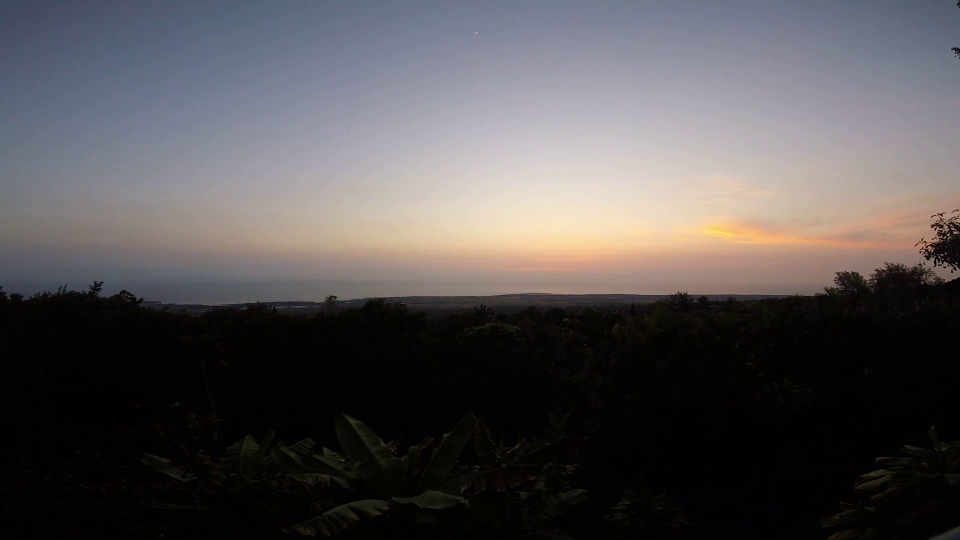
#> input picture video_frames/video17_frame_100.jpg, 1920 x 1080 px (shown at 1/2 size)
$ python image_searcher.py --query video_frames/video17_frame_100.jpg --result-path out.png
#> lines starting #> are read from the running program, lines starting #| are printed output that depends on the picture; pictures that were not available may be replaced by others from this repository, and a replacement may not be noted
### get_csv.py
from PIL import Image
import PIL
import os
import cv2
import numpy as np
from sklearn.cluster import KMeans
from sklearn.multiclass import OneVsRestClassifier
from sklearn.svm import SVC
from sklearn.metrics import confusion_matrix, accuracy_score
from sklearn.preprocessing import normalize
import matplotlib.pyplot as plt
from PIL import Image as im
import random

def resize_image(filename):
    img = cv2.imread(filename)
    img = cv2.resize(img,(150,150))
    return img

def get_SIFT_features(images):
    sift = cv2.SIFT_create()
    descriptors_ind = np.empty((0,128), int)
    descriptors = []
    for image in images:
        step_size = 10
        kp = [cv2.KeyPoint(x, y, step_size) for y in range(0, image.shape[0], step_size)
                                    for x in range(0, image.shape[1], step_size)]
        _,desc = sift.compute(image, kp)
        descriptors_ind = np.vstack((descriptors_ind, desc))
        descriptors.append(desc)
    descriptors = np.array(descriptors)
    return descriptors_ind, descriptors


def get_images(folder_name,resize=False):
    images = []
    labels = []
    files = os.listdir(folder_name)
    # for folder in my_list:
        # if not folder.startswith("."):
            # files = os.listdir(folder_name+"/"+folder)
    for file in files:
        if not file.startswith("."):
            if resize:
                img = resize_image(folder_name+"/"+file)
            else:
                img = cv2.imread(folder_name+"/"+file)
            images.append(img)
            l = file.split("_")
            labels.append(l[0])
    return images, labels

def get_kmeans(n_clusters,descriptors_ind):
    kmeans = KMeans(n_clusters=n_clusters, random_state=0)
    kmeans.fit(descriptors_ind)
    return kmeans

def get_histogram(kmeans, descriptors, n_clusters, images):

    hist_values = np.zeros((len(images),n_clusters), int)

    for i in range(len(images)):
        for j in range(len(descriptors[i])):
            cluster = kmeans.predict([descriptors[i][j]])
            hist_values[i][cluster[0]]+=1

    return hist_values


def get_target_image(test_images,path):
    n_clusters = 300

    images, labels = get_images(path, resize=True)

    descriptors_ind, descriptors = get_SIFT_features(images)

    ## get kmeans model
    kmeans = get_kmeans(n_clusters,descriptors_ind)

    ## calculate histogram of visual words
    hist_values = get_histogram(kmeans,descriptors,n_clusters,images)

    ## calculating tf
    tf = hist_values/hist_values.sum(axis=1, keepdims=True)

    ##calculating idf
    N = len(images)
    dfi = (hist_values != 0).sum(0)
    dfi= np.log(N/dfi)

    ## get tf_idf
    tf_idfs = np.multiply(tf,dfi)

    ## training SVM
    clf = OneVsRestClassifier(SVC(kernel="linear"))
    clf.fit(tf_idfs, labels)

    temp = [test_images]
    test_descriptors_ind, test_descriptors = get_SIFT_features(temp)
    ## get histogram of visual words for test data
    test_hist_values = get_histogram(kmeans,test_descriptors,n_clusters,temp)

    ## calculating tf
    tf_test = test_hist_values/test_hist_values.sum(axis=1, keepdims=True)

    ## calculate tf-idf for test data
    tf_idfs_test = np.multiply(tf_test,dfi)

    ## predicting the labels
    predicted_labels = clf.predict(tf_idfs_test)

    return predicted_labels[0]

### image_searcher.py
import numpy as np
import csv
import argparse
import cv2
import imutils
import os
import moviepy
from moviepy.video.io.ImageSequenceClip import ImageSequenceClip
from get_csv import *


# [35 lines left out: functions image_stats, color_transfer, not called in this run]

def load_frames(video):
    vidObj = cv2.VideoCapture(video)

    count=0
    flag=1
    images = []
    #let's try with extracting every 100th fram
    while flag:
        flag, image = vidObj.read()
        images.append(image)
        if flag:
            count += 1

    return images


def create_timelapse_video(input_image, image_id,path):

    images = load_frames(path+image_id+".mp4")
    total_frame = len(images)

    image_files = []
    count=0

    printProgressBar(0, total_frame, prefix = 'Progress:', suffix = 'Complete', length = 50)
    for image in images:
        count +=1
        printProgressBar(count + 1, total_frame, prefix = 'Progress:', suffix = 'Complete', length = 50)
        if not image is None:
            styled_image = color_transfer(image,input_image)
            name = "styled_image"+str(count) +".jpg"
            cv2.imwrite(name, styled_image)
            read_frame = cv2.imread(name)
            image_files.append(name)

    clip = ImageSequenceClip(image_files, fps=10)
    clip.write_videofile('output.mp4')
    cv2.destroyAllWindows()
    for k in image_files:
        os.system("rm "+k)

# [7 lines left out: function printProgressBar, not called in this run]

if __name__ == "__main__":
    ap = argparse.ArgumentParser()
    ap.add_argument("-q", "--query", required = True, help = "Path to the query image")
    ap.add_argument("-r", "--result-path", required = True, help = "Path to the result path")
    args = vars(ap.parse_args())

    query = cv2.imread(args["query"])
#> query is the input picture: shape (1080, 1920, 3); mean B, G, R 82.7, 81.1, 84.8
    query1 = cv2.resize(query,(150,150))
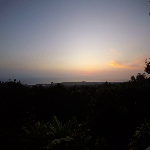
#> query1: shape (150, 150, 3); mean B, G, R 82.7, 81.1, 84.8

    results = get_target_image(query1,'./video_frames')
#> pass 2 of the loop in get_images, `for file in files:`:
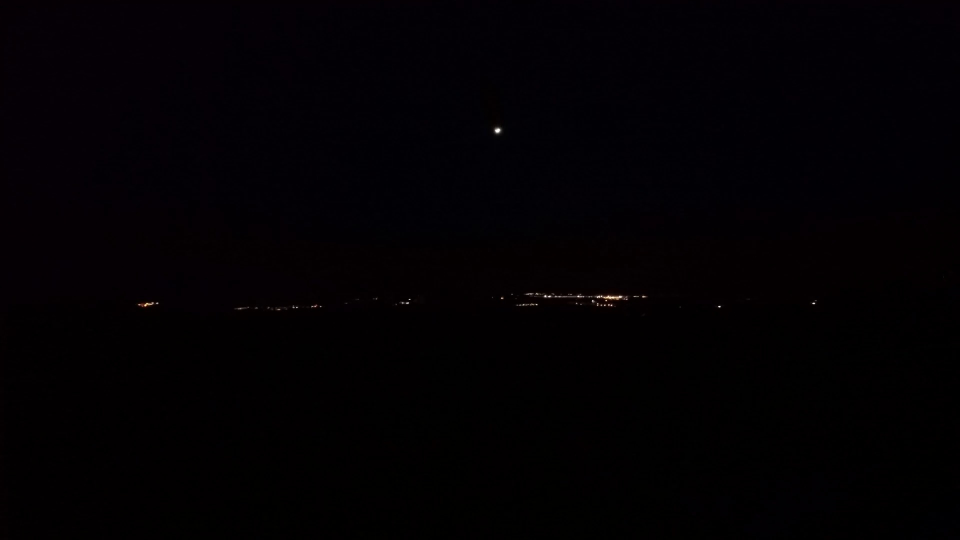
#> input picture video_frames/video17_frame_1000.jpg, 1920 x 1080 px (shown at 1/2 size)
#> in resize_image, img is the input picture: shape (1080, 1920, 3); mean B, G, R 3, 0.4, 2.5
#> in resize_image (call 2), `img = cv2.resize(img,(150,150))`:
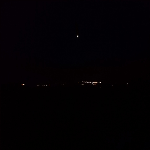
#> img: shape (150, 150, 3); mean B, G, R 3, 0.4, 2.5
#> pass 3 of the loop in get_images, `for file in files:`:
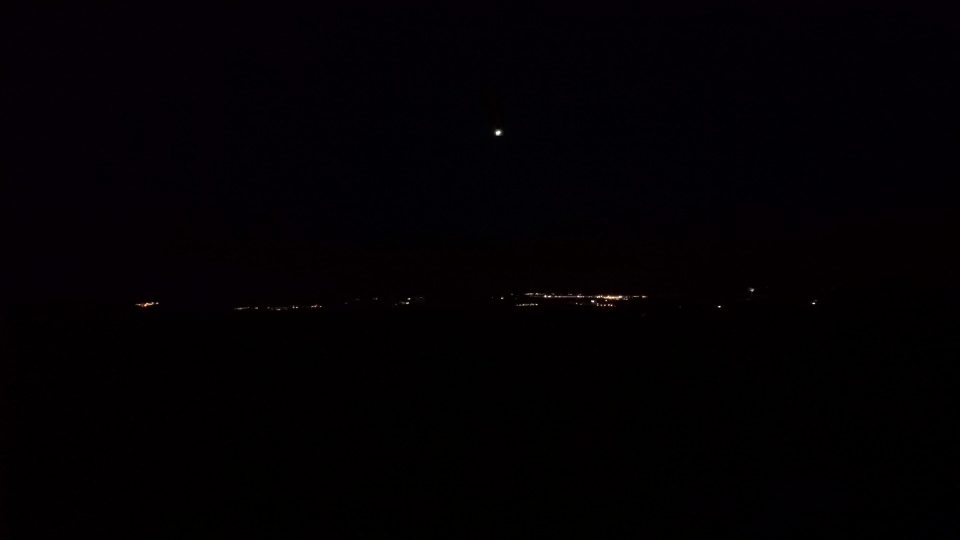
#> input picture video_frames/video17_frame_1020.jpg, 1920 x 1080 px (shown at 1/2 size)
#> in resize_image, img is the input picture: shape (1080, 1920, 3); mean B, G, R 3, 0.4, 2.5
#> in resize_image (call 3), `img = cv2.resize(img,(150,150))`:
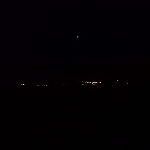
#> img: shape (150, 150, 3); mean B, G, R 3, 0.4, 2.5
#> in get_target_image, `images, labels = get_images(path, resize=True)`: images = 3 items; labels = ['video17', 'video17', 'video17']
#> the loop in get_SIFT_features, `for image in images:` made 3 passes
#> after the loop in get_SIFT_features, `for image in images:`: descriptors = 3 items
#> the loop in get_histogram, `for i in range(len(images)):` made 3 passes
#> in get_target_image, `N = len(images)`: N = 3
#> in get_target_image, `dfi = (hist_values != 0).sum(0)`: dfi = 300 values, max 2 at index 0, min 1 at index 2, mean 1.68
#> in get_target_image, `dfi= np.log(N/dfi)`: dfi = 300 values, max 1.1 at index 2, min 0.405 at index 0, mean 0.627
#> the loop in get_SIFT_features (call 2), `for image in images:` made 1 pass
#> step_size on pass 1: 10
#> the loop in get_histogram (call 2), `for i in range(len(images)):` made 1 pass
#> results = 'video17'

    create_timelapse_video(query, results,args["result_path"])
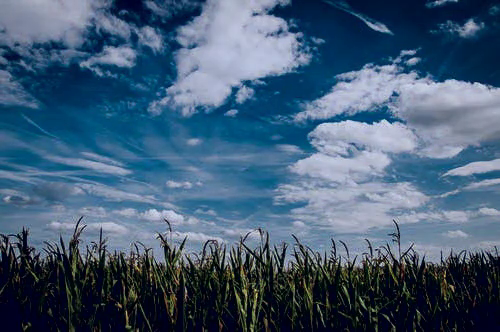
#> input picture frame 48 of output.mp4, 500 x 332 px, given in place of out.pngvideo17.mp4, which was not available
#> in load_frames, image is the input picture: shape (332, 500, 3); mean B, G, R 117.2, 92.2, 67
